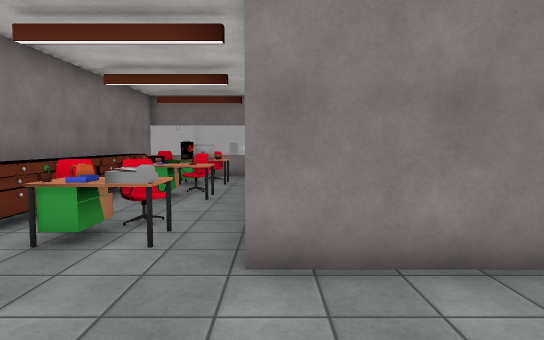
[1] (above)

16 first-person views from a walk through a Unity game level. The camera is 1.5 m above the floor, tilts 4° down and sees 75° across. The floor is counted in squares, 1 m on a side. Each view is taken from the middle of a square. On the plan, view 1 faces up. The plan holds only what a view shows up to about 16 squares ahead; the rest is blank. The place goes on beyond the plan. Some animated figures are not drawn. Some surface patterns are stand-ins.

[2]
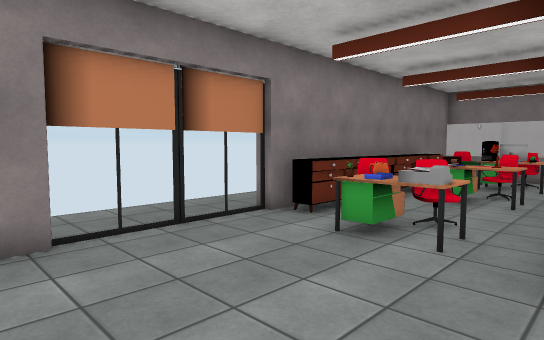

[3]
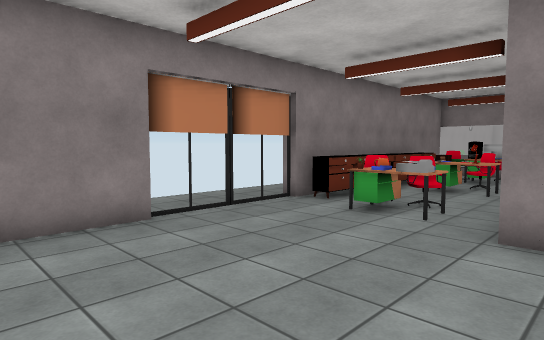

[4]
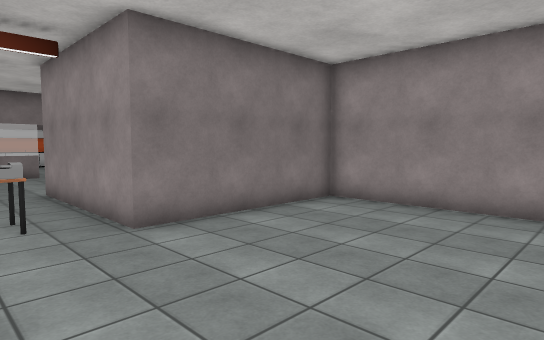

[5]
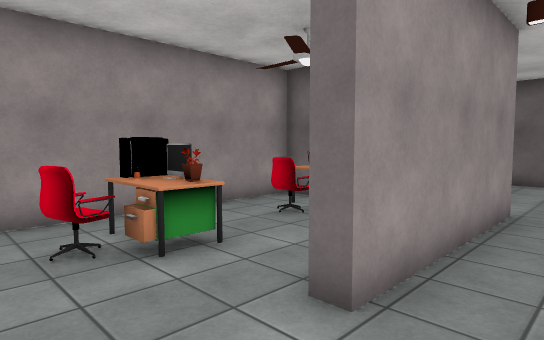

[6]
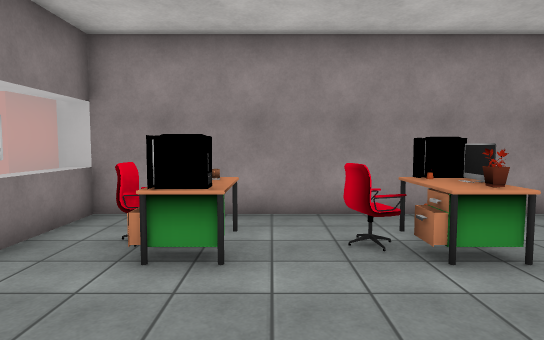

[7]
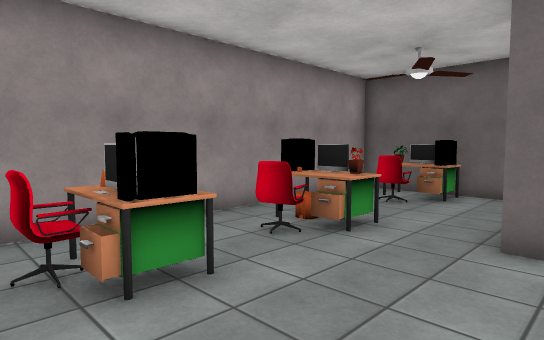

[8]
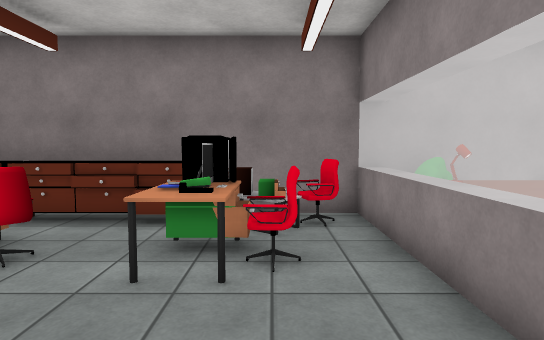

[9]
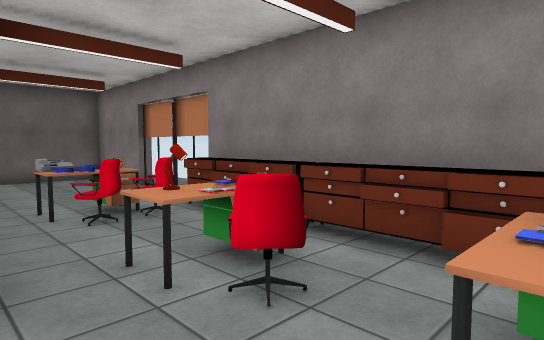

[10]
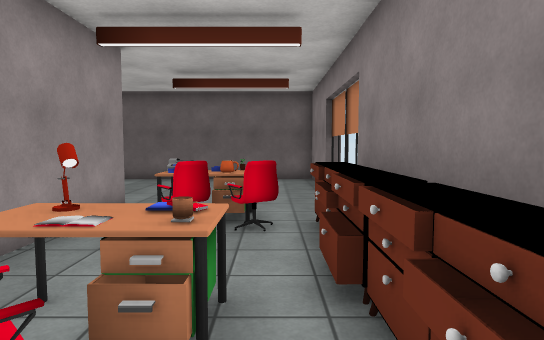

[11]
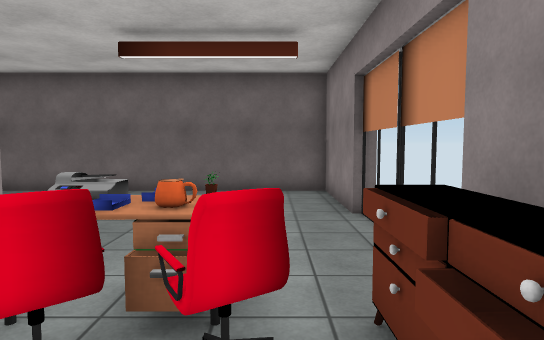

[12]
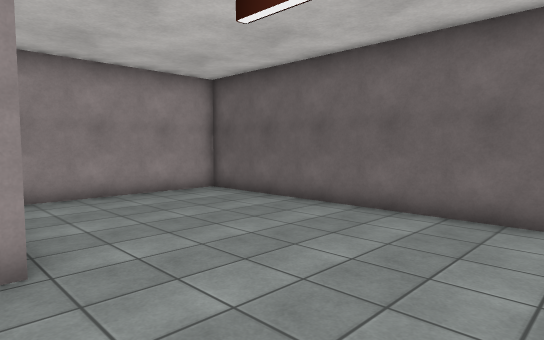

[13]
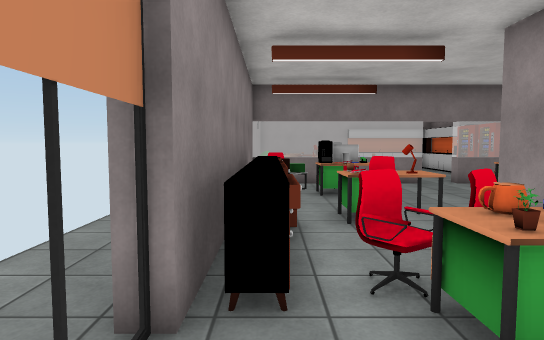

[14]
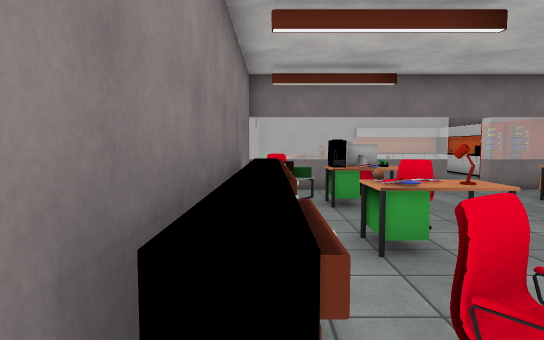

[15]
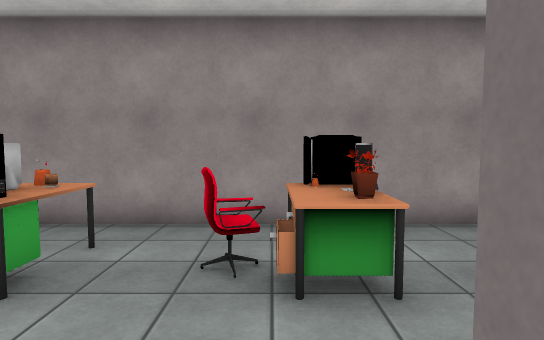

[16]
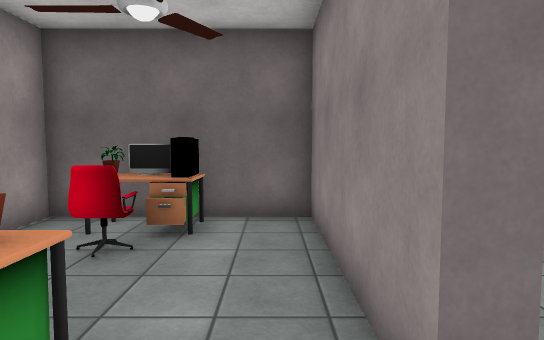

### Floor plan
Points are (right, up) in squares from view 1. A wall is a line through its corners. A room is listed if a view was taken in it or the views show most of it. See-through windows are left out.
Room 1 (views 1, 2, 3, 4, 5, 6, 7, 8, 9, 10, 11, 12, 13, 14, 15, 16)
walls: (4.4, 4.7) (5.6, 4.7) (5.6, 17.6); (-6.4, 1.3) (-5.8, 1.3) (-5.8, -2.6) (5.6, -2.6) (5.6, 4.2) (-0.3, 4.2) (-0.3, 10.3) (0.2, 10.3) (0.2, 4.7) (2.5, 4.7); (-5.8, 19.5) (-5.8, 5.7) (-6.4, 5.7)
low walls: (1, 16.9) (-5.9, 16.9); (5.8, 16.9) (2.3, 16.9)
objects: cabinet (-5, 6) to (-5, 7); cabinet (-5, 8); cabinet (-5, 9); cabinet (-5, 10) to (-5, 11); cabinet (-5, 12); cabinet (-5, 13); other object (-5, 15); chair (-5, 16); chair (-4, 6) to (-3, 7); other object (-4, 15); desk (-3, 5) to (-2, 6); other object (-3, 6); other object (-3, 9); other object (-3, 10); books (-3, 11); other object (-3, 13); computer (-3, 14); chair (-3, 15) to (-2, 15); chair (-2, 7); desk (-2, 10); chair (-2, 11) to (-2, 12); desk (-2, 14); desk (2, 6) to (4, 6); desk (2, 10); desk (2, 14); computer (3, 5); chair (3, 7) to (4, 7); plant (3, 9); computer (3, 10); chair (3, 11) to (4, 12); computer (3, 14); chair (3, 15) to (4, 15); plant (4, 5); desk (4, 10); other object (4, 13); other object (4, 14)

Positions as (right, up) in squares from view 1, and headings:
1: (0, 0), facing up
2: (0, 0), facing up-left
3: (1, -2), facing up-left
4: (-3, -2), facing up-right
5: (-2, 13), facing down-right
6: (-2, 13), facing right
7: (-1, 16), facing down-right
8: (2, 15), facing left
9: (0, 14), facing down-left
10: (-4, 13), facing down
11: (-4, 9), facing down
12: (-5, 5), facing down-right
13: (-5, 3), facing up
14: (-5, 5), facing up
15: (-1, 11), facing right
16: (1, 12), facing down
